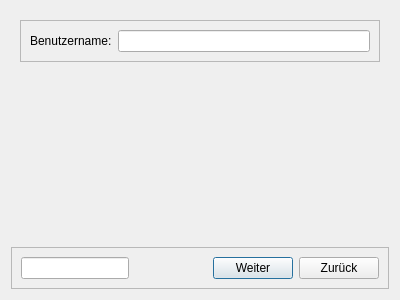
<?xml version="1.0" encoding="UTF-8"?>
<ui version="4.0">
 <class>QuestionDialog</class>
 <widget class="QDialog" name="QuestionDialog">
  <property name="geometry">
   <rect>
    <x>0</x>
    <y>0</y>
    <width>400</width>
    <height>300</height>
   </rect>
  </property>
  <property name="sizePolicy">
   <sizepolicy hsizetype="Preferred" vsizetype="Maximum">
    <horstretch>0</horstretch>
    <verstretch>0</verstretch>
   </sizepolicy>
  </property>
  <property name="windowTitle">
   <string>Fragebogen</string>
  </property>
  <layout class="QVBoxLayout" name="verticalLayout">
   <item>
    <widget class="QStackedWidget" name="stackedWidget">
     <property name="currentIndex">
      <number>0</number>
     </property>
     <widget class="QWidget" name="page_account">
      <layout class="QVBoxLayout" name="verticalLayout_2">
       <item>
        <widget class="QFrame" name="frame_2">
         <property name="frameShape">
          <enum>QFrame::StyledPanel</enum>
         </property>
         <property name="frameShadow">
          <enum>QFrame::Raised</enum>
         </property>
         <layout class="QHBoxLayout" name="horizontalLayout_2">
          <item>
           <widget class="QLabel" name="label">
            <property name="text">
             <string>Benutzername:</string>
            </property>
           </widget>
          </item>
          <item>
           <widget class="QLineEdit" name="lineEdit_account"/>
          </item>
         </layout>
        </widget>
       </item>
       <item>
        <spacer name="verticalSpacer">
         <property name="orientation">
          <enum>Qt::Vertical</enum>
         </property>
         <property name="sizeHint" stdset="0">
          <size>
           <width>20</width>
           <height>40</height>
          </size>
         </property>
        </spacer>
       </item>
      </layout>
     </widget>
    </widget>
   </item>
   <item>
    <widget class="QFrame" name="frame">
     <property name="frameShape">
      <enum>QFrame::StyledPanel</enum>
     </property>
     <property name="frameShadow">
      <enum>QFrame::Raised</enum>
     </property>
     <layout class="QHBoxLayout" name="horizontalLayout">
      <item>
       <widget class="QLineEdit" name="lineEdit"/>
      </item>
      <item>
       <spacer name="horizontalSpacer">
        <property name="orientation">
         <enum>Qt::Horizontal</enum>
        </property>
        <property name="sizeHint" stdset="0">
         <size>
          <width>40</width>
          <height>20</height>
         </size>
        </property>
       </spacer>
      </item>
      <item>
       <widget class="QPushButton" name="pushButton_next">
        <property name="text">
         <string>Weiter</string>
        </property>
       </widget>
      </item>
      <item>
       <widget class="QPushButton" name="pushButton_back">
        <property name="text">
         <string>Zurück</string>
        </property>
       </widget>
      </item>
     </layout>
    </widget>
   </item>
  </layout>
 </widget>
 <resources/>
 <connections/>
</ui>
